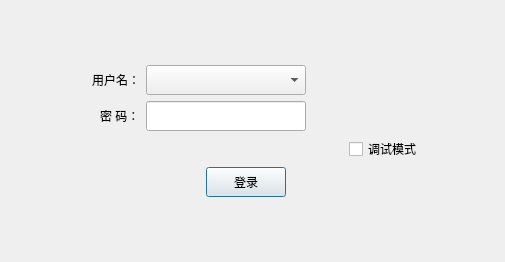
<?xml version="1.0" encoding="UTF-8"?>
<ui version="4.0">
 <class>LoginControllerClass</class>
 <widget class="QDialog" name="LoginControllerClass">
  <property name="geometry">
   <rect>
    <x>0</x>
    <y>0</y>
    <width>505</width>
    <height>262</height>
   </rect>
  </property>
  <property name="windowTitle">
   <string>用户登录</string>
  </property>
  <layout class="QVBoxLayout" name="verticalLayout_2">
   <item>
    <layout class="QVBoxLayout" name="verticalLayout">
     <item>
      <layout class="QHBoxLayout" name="horizontalLayout">
       <item>
        <spacer name="horizontalSpacer_7">
         <property name="orientation">
          <enum>Qt::Horizontal</enum>
         </property>
         <property name="sizeHint" stdset="0">
          <size>
           <width>40</width>
           <height>20</height>
          </size>
         </property>
        </spacer>
       </item>
       <item>
        <widget class="QLabel" name="label">
         <property name="minimumSize">
          <size>
           <width>40</width>
           <height>0</height>
          </size>
         </property>
         <property name="text">
          <string>用户名：</string>
         </property>
        </widget>
       </item>
       <item>
        <widget class="QComboBox" name="combUserName">
         <property name="minimumSize">
          <size>
           <width>160</width>
           <height>30</height>
          </size>
         </property>
        </widget>
       </item>
       <item>
        <spacer name="horizontalSpacer_5">
         <property name="orientation">
          <enum>Qt::Horizontal</enum>
         </property>
         <property name="sizeHint" stdset="0">
          <size>
           <width>188</width>
           <height>20</height>
          </size>
         </property>
        </spacer>
       </item>
      </layout>
     </item>
     <item>
      <layout class="QHBoxLayout" name="horizontalLayout_2">
       <item>
        <spacer name="horizontalSpacer_8">
         <property name="orientation">
          <enum>Qt::Horizontal</enum>
         </property>
         <property name="sizeHint" stdset="0">
          <size>
           <width>30</width>
           <height>20</height>
          </size>
         </property>
        </spacer>
       </item>
       <item>
        <widget class="QLabel" name="label_2">
         <property name="minimumSize">
          <size>
           <width>40</width>
           <height>0</height>
          </size>
         </property>
         <property name="text">
          <string>密 码：</string>
         </property>
        </widget>
       </item>
       <item>
        <widget class="QLineEdit" name="ldtPassWord">
         <property name="minimumSize">
          <size>
           <width>160</width>
           <height>30</height>
          </size>
         </property>
        </widget>
       </item>
       <item>
        <spacer name="horizontalSpacer_6">
         <property name="orientation">
          <enum>Qt::Horizontal</enum>
         </property>
         <property name="sizeHint" stdset="0">
          <size>
           <width>188</width>
           <height>20</height>
          </size>
         </property>
        </spacer>
       </item>
      </layout>
     </item>
     <item>
      <layout class="QHBoxLayout" name="horizontalLayout_3">
       <item>
        <spacer name="horizontalSpacer_2">
         <property name="orientation">
          <enum>Qt::Horizontal</enum>
         </property>
         <property name="sizeHint" stdset="0">
          <size>
           <width>338</width>
           <height>20</height>
          </size>
         </property>
        </spacer>
       </item>
       <item>
        <widget class="QCheckBox" name="chbDebugMode">
         <property name="text">
          <string>调试模式</string>
         </property>
        </widget>
       </item>
       <item>
        <spacer name="horizontalSpacer_4">
         <property name="orientation">
          <enum>Qt::Horizontal</enum>
         </property>
         <property name="sizeHint" stdset="0">
          <size>
           <width>48</width>
           <height>20</height>
          </size>
         </property>
        </spacer>
       </item>
      </layout>
     </item>
     <item>
      <layout class="QHBoxLayout" name="horizontalLayout_4">
       <item>
        <spacer name="horizontalSpacer">
         <property name="orientation">
          <enum>Qt::Horizontal</enum>
         </property>
         <property name="sizeHint" stdset="0">
          <size>
           <width>148</width>
           <height>20</height>
          </size>
         </property>
        </spacer>
       </item>
       <item>
        <widget class="QPushButton" name="btnLogin">
         <property name="minimumSize">
          <size>
           <width>80</width>
           <height>30</height>
          </size>
         </property>
         <property name="text">
          <string>登录</string>
         </property>
        </widget>
       </item>
       <item>
        <spacer name="horizontalSpacer_3">
         <property name="orientation">
          <enum>Qt::Horizontal</enum>
         </property>
         <property name="sizeHint" stdset="0">
          <size>
           <width>208</width>
           <height>20</height>
          </size>
         </property>
        </spacer>
       </item>
      </layout>
     </item>
    </layout>
   </item>
  </layout>
 </widget>
 <layoutdefault spacing="6" margin="11"/>
 <resources/>
 <connections/>
</ui>
